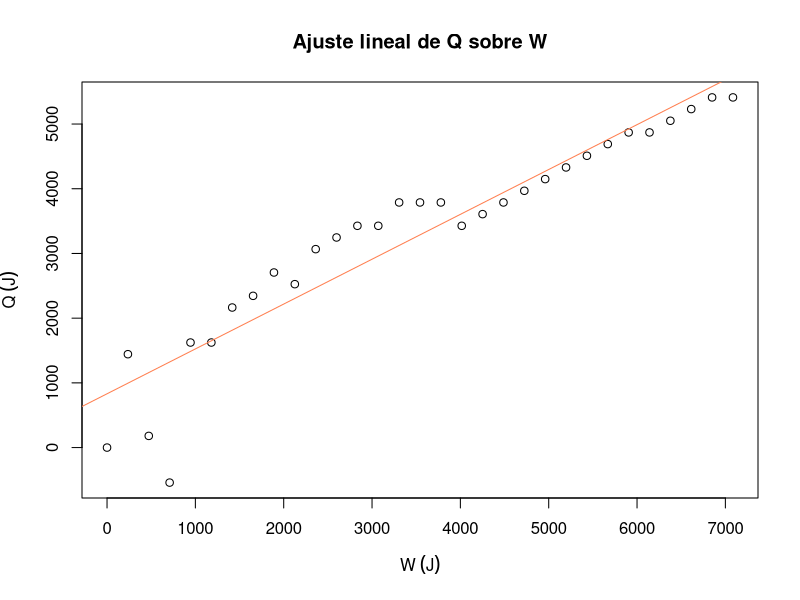
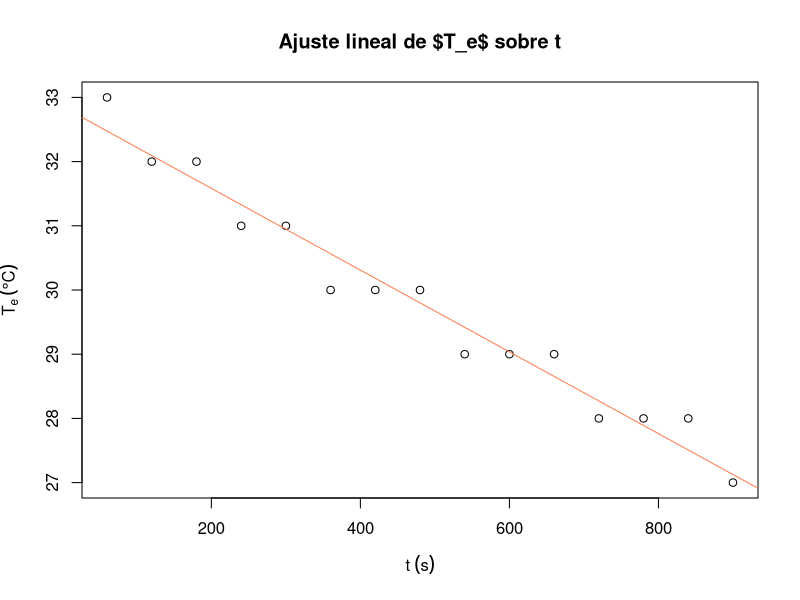
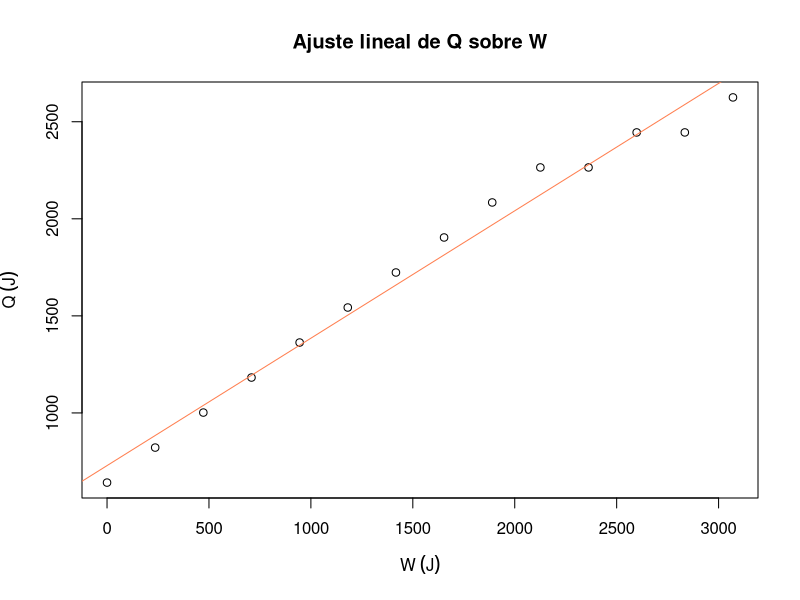

Reproduce these figures in R, in order.
## ---- chunk 1
knitr::opts_chunk$set(echo = FALSE)
## ---- chunk 2
# Datos recogidos
i <- 1:31
vueltas1 <- seq(0,1200,40) # Vueltas

m1 <- c(0,1,2,3,4,5,6,7,8,9,11,11,12,13,14,15,16,17,18,19,20,21,22,22,23,24,25,26,26,27,28) # Minutos
n1 <- c(0,2,7,15,30,42,48,50,51,0,56,52,45,46,46,43,40,31,28,18,12,01,52,41,30,20,10,58,45,33)# Segundos
t1 <- m1*60+n1 # Tiempo total (s)

R1 <- c(300,200,292,350,183.4, 182,157,152.5,142.8,145.7,125.5, 118.4, 113.5,115.4,105.6,104.7,103,113.4,108.6,104.2,99.7,95.3,91.3,87.6,84.2,81,78.1,75.4,72.8,70.5,68.4) # Resistencia
T1 <- c(3,11,4,0,12,12,15,16,18,17,20,21,22,22,24,24,24,22,23,24,25,26,27,28,29,30,30,31,32,33,33) # Temperaturas asociadas (º)

# Tabla
data <- data.frame(i,vueltas1,t1,R1,T1)
colnames(data) <- c("Medida", "Vueltas", "t / s", "R / $\\Omega$", "T / $^\\circ$C")
  
knitr::kable(
  data,
  caption="Datos registrados de la resistencia del cilindro a tiempo y número de vueltas determinadas",
  booktabs = TRUE,
  escape = FALSE,
  row.names = FALSE,
  align="c"
)
## ---- chunk 3
# Datos recogidos
diamCilind <- 47.9*1e-3 # m
mCilind <- 0.2011 # masa del cilindro Kg
RCilind <- diamCilind/2 # radio del cilindro m
MPesa <- 4 #Kg
CAlum <- 897 # calor especifico del aluminio J/ kg K
g <- 9.81 
T0 <- 3 # Celsius
DeltaT1 <- T1-T0 # Variacion de temperatura

# Calculo de energías involucradas
Q <- mCilind * CAlum * DeltaT1 # Calor mcT
W <- 2*pi * MPesa * g * RCilind * vueltas1

#Q <- Q[18:25]
#W <- W[18:25]

# Ajuste lineal
modelo_lineal1 <- lm(Q ~ W)
resumen1 <- summary(modelo_lineal1)
pendiente1 <- modelo_lineal1$coefficients[[2]]
inc_pendiente1 <- resumen1$coefficients[2,2]
ordenada1 <- modelo_lineal1$coefficients[[1]]
inc_ordenada1 <- resumen1$coefficients[1,2]

# Graficamos los datos y la línea de ajuste

titulo <- "Ajuste lineal de Q sobre W"
plot(W,Q, main = titulo, ylab =expression(Q ~ (J)), xlab =expression(W ~ (J)))
abline(modelo_lineal1, col = "coral")
## ---- chunk 4
# Datos recogidos
i <- 1:15

m2 <- 1:15 #minutos
t2 <- m2*60 #Tiempo (s)

R2 <- c(70.2,72,73.6,75.3,76.9,78.4,79.8,81.2,82.6,83.9,85.1,86.3,87.4,88.6,89.7) #Resistencia
T2 <- c(33,32,32,31,31,30,30,30,29,29,29,28,28,28,27) # Temperaturas asociadas

# Tabla
data <- data.frame(i,t2,R2,T2)
colnames(data) <- c("Medida", "t / s", "R / $\\Omega$", "T / $^\\circ$C")
  
knitr::kable(
  data,
  caption="Datos registrados de la resistencia del cilindro durante el enfriamiento hasta la temperatura ambiente",
  booktabs = TRUE,
  escape = FALSE,
  row.names = FALSE,
  align="c"
)
## ---- chunk 5
# Ajuste lineal
modelo_lineal2 <- lm(T2 ~ t2)
resumen2 <- summary(modelo_lineal2)
pendiente2 <- modelo_lineal2$coefficients[[2]]
inc_pendiente2 <- resumen2$coefficients[2,2]
ordenada2 <- modelo_lineal2$coefficients[[1]]
inc_ordenada2 <- resumen2$coefficients[1,2]

# Graficamos los datos y la línea de ajuste

titulo <- "Ajuste lineal de $T_e$ sobre t"
plot(t2, T2, main = titulo, ylab = expression(T[e] ~ (degree * C)), xlab = expression(t ~ (s)))
abline(modelo_lineal2, col = "coral")
## ---- chunk 6
# Datos recogidos
i <- 1:14
vueltas3 <- seq(0,520,40) #Vueltas

m3 <- c(0,0,1,2,2,3,4,5,5,6,7,7,8,9) #minutos
n3 <- c(0,42,28,14,58,42,24,07,49,30,10,53,35,18)
t3 <- m3*60+n3 #Tiempo total (s)

R3 <- c(89.5,85.8,82.3,78.8,75.7,72.9,70.2,67.7,65.4,63.3,61.1,59.5,57.7,56.2) # Resistencia
T3 <- c(27,28,29,30,31,32,33,34,35,36,36,37,37,38) # Temperaturas asociadas

# Tabla
data <- data.frame(i,vueltas3,t3,R3,T3)
colnames(data) <- c("Medida", "Vueltas", "t / s", "R / $\\Omega$", "T / $^\\circ$C")
  
knitr::kable(
  data,
  caption="Datos registrados de la resistencia del cilindro a tiempo y vueltas dadas",
  booktabs = TRUE,
  escape = FALSE,
  row.names = FALSE,
  align="c"
)
## ---- chunk 7
# Datos recogidos
T0 <- 27 # Celsius
DeltaT3 <- T3-T0 # Variacion de temperatura
Deltat3 <- 558 # tiempo tardado en dar esas vueltas

# Calculo de energías involucradas 
Q3 <- mCilind * CAlum * ( DeltaT3 - pendiente2 * Deltat3) # Calor mcT con factor corregidos
W3 <- 2*pi * MPesa * g * RCilind * vueltas3

#Q <- Q[18:25]
#W <- W[18:25]

# Ajuste lineal
modelo_lineal3 <- lm(Q3 ~ W3)
resumen3 <- summary(modelo_lineal3)
pendiente3 <- modelo_lineal3$coefficients[[2]]
inc_pendiente3 <- resumen3$coefficients[2,2]
ordenada3 <- modelo_lineal3$coefficients[[1]]
inc_ordenada3 <- resumen3$coefficients[1,2]

# Graficamos los datos y la línea de ajuste

titulo <- "Ajuste lineal de Q sobre W"
plot(W3,Q3, main = titulo, ylab =expression(Q ~ (J)), xlab =expression(W ~ (J)))
abline(modelo_lineal3, col = "coral")
